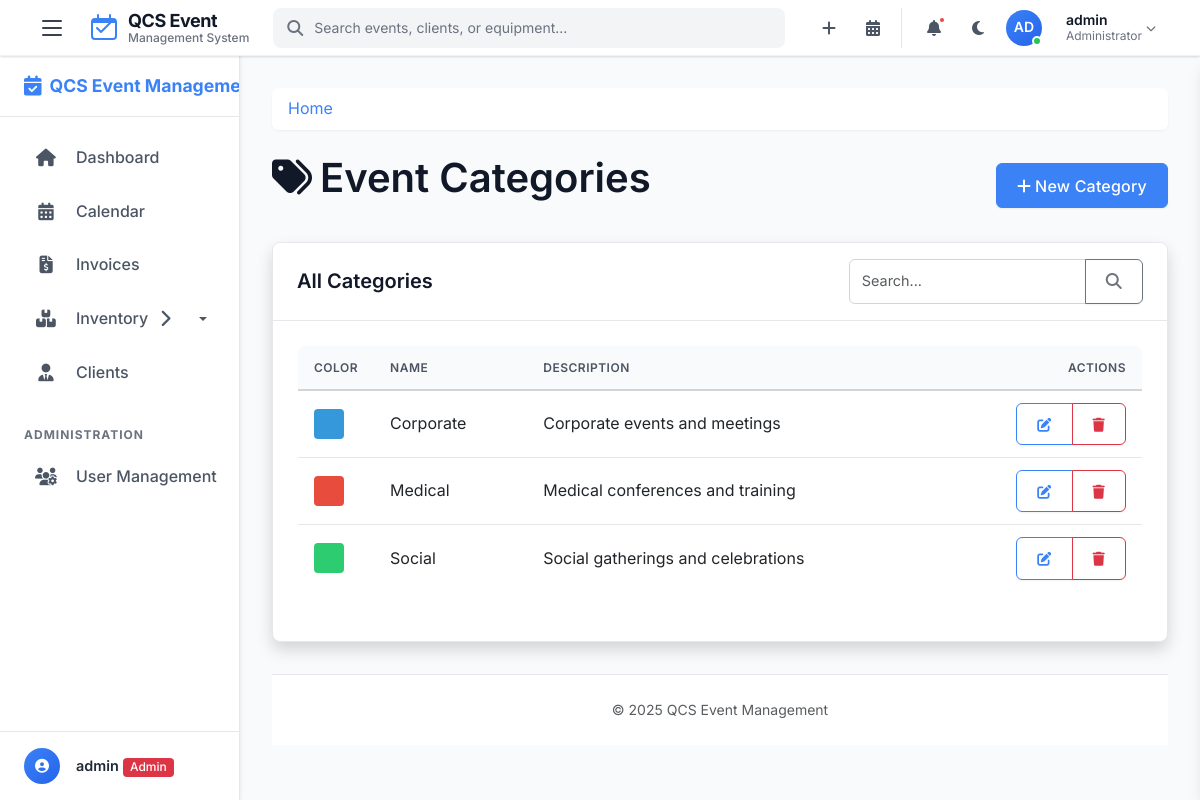
Page /categories (signed in) on the committed database.
### tables this page shows
CREATE TABLE event_categories (
    id INTEGER PRIMARY KEY AUTOINCREMENT,
    name TEXT NOT NULL,
    description TEXT,
    color TEXT NOT NULL,
    created_by INTEGER,
    FOREIGN KEY (created_by) REFERENCES users(id)
);

### app.py (the view)
@app.route('/categories')
@login_required
def categories():
    db = get_db()
    categories = db.execute('SELECT * FROM event_categories ORDER BY name').fetchall()
    return render_template('categories.html', categories=categories)

### app.py (called while the page is built)
@app.after_request
def add_security_headers(response):
    response.headers['X-Content-Type-Options'] = 'nosniff'
    response.headers['X-Frame-Options'] = 'DENY'
    response.headers['X-XSS-Protection'] = '1; mode=block'
    response.headers['Strict-Transport-Security'] = 'max-age=31536000; includeSubDomains'
    return response

### helpers.py (called while the page is built)
def get_db():
    if 'db' not in g:
        g.db = sqlite3.connect(
            current_app.config['DATABASE'],
            detect_types=sqlite3.PARSE_DECLTYPES
        )
        g.db.row_factory = sqlite3.Row
    return g.db

def login_required(f):
    @wraps(f)
    def decorated_function(*args, **kwargs):
        if 'user_id' not in session:
            if request.path.startswith('/api/') or request.is_json or request.headers.get('X-Requested-With') == 'XMLHttpRequest':
                return jsonify({'error': 'Authentication required'}), 401
            else:
                flash('Please log in first', 'warning')
                return redirect(url_for('login'))
        return f(*args, **kwargs)
    return decorated_function

### templates/categories.html (shortened to what this page needs)
{% extends 'layout.html' %}
{% block content %}
<div class="d-flex justify-content-between align-items-center mb-4">
    <h1><i class="fas fa-tags me-2"></i>Event Categories</h1>
    <div>
        {% if 'admin' in session.role or 'staff' in session.role %}
        <a href="{{ url_for('new_category') }}" class="btn btn-primary">
            <i class="fas fa-plus me-1"></i>New Category
        </a>
        {% endif %}
    </div>
</div>
<div class="card shadow">
    <div class="card-header bg-white py-3">
        <div class="row align-items-center">
            <div class="col">
                <h5 class="mb-0 text-gray-800">All Categories</h5>
            </div>
            <div class="col-auto">
                <form method="get" class="d-flex">
                    <div class="input-group">
                        <input type="text" class="form-control" placeholder="Search..." name="search" value="{{ request.args.get('search', '') }}">
                        <button class="btn btn-outline-secondary" type="submit">
                            <i class="fas fa-search"></i>
                        </button>
                    </div>
                </form>
            </div>
        </div>
    </div>
    <div class="card-body">
        {% if categories %}
            <div class="table-responsive">
                <table class="table table-hover align-middle">
                    <thead>
                        <tr>
                            <th style="width: 60px;">Color</th>
                            <th>Name</th>
                            <th>Description</th>
                            <th class="text-end">Actions</th>
                        </tr>
                    </thead>
                    <tbody>
                        {% for category in categories %}
                        <tr>
                            <td>
                                <div class="color-box" data-color="{{ category.color }}" style="width: 30px; height: 30px; border-radius: 4px;"></div>
                            </td>
                            <td>{{ category.name }}</td>
                            <td>{% if category.description %}{{ category.description }}{% else %}<span class="text-muted">No description</span>{% endif %}</td>
                            <td class="text-end">
                                {% if 'admin' in session.role or 'staff' in session.role %}
                                <div class="btn-group">
                                    <a href="{{ url_for('edit_category', category_id=category.id) }}" class="btn btn-sm btn-outline-primary">
                                        <i class="fas fa-edit"></i>
                                    </a>
                                    <button type="button" class="btn btn-sm btn-outline-danger"
                                            data-bs-toggle="modal" data-bs-target="#deleteModal{{ category.id }}">
                                        <i class="fas fa-trash"></i>
                                    </button>
                                </div>
                                {% endif %}
                            </td>
                        </tr>
                        {% endfor %}
                    </tbody>
                </table>
            </div>
        {% endif %}
    </div>
</div>
{% endblock %}

### rows in the picture
event_categories: name "Corporate", description "Corporate events and meetings"
event_categories: name "Medical", description "Medical conferences and training"
event_categories: name "Social", description "Social gatherings and celebrations"

### other values in the picture
{{ session.username[:2].upper() }} "AD"
{{ session.username }} "admin"
